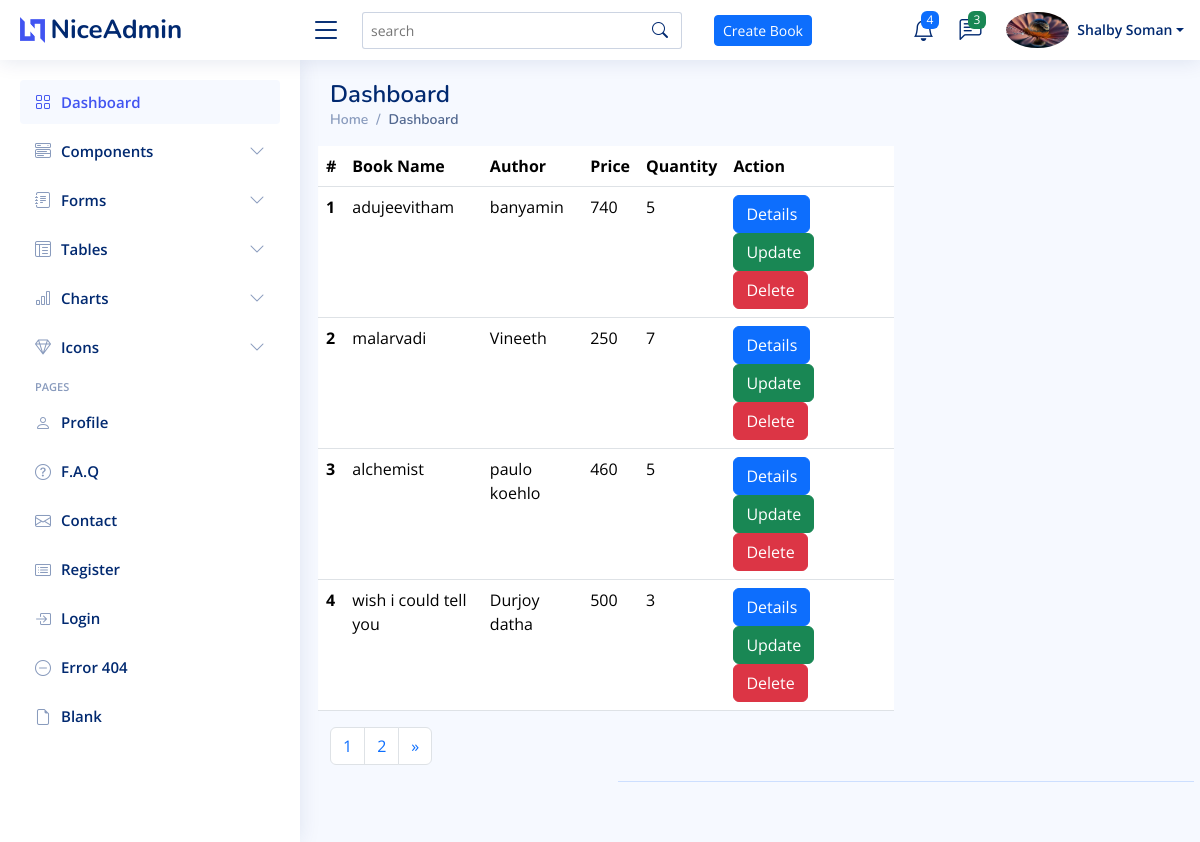
The page / on the database its author committed.
### peace_app/models.py (models this page shows, shortened)
class Book(models.Model):
    title = models.CharField(max_length=200)
    price = models.IntegerField()
    image = models.ImageField(upload_to='book_media')
    quantity = models.IntegerField()
    author = models.ForeignKey(Author, on_delete=models.CASCADE)

class Author(models.Model):
    name = models.CharField(max_length=200, null=True)
    def __str__(self):
        return '{}'.format(self.name)

### peace_app/views.py (the view)
# urls.py: path('', views.listbook, name='list'),
def listbook(request):
    books = Book.objects.all()
    paginator = Paginator(books, 4)
    page_number = request.GET.get('page')
    try:
        page = paginator.get_page(page_number)
    except EmptyPage:
        page = paginator.page(page_number.num_pages)
    return render(request, 'list.html', {'books': books, 'page': page})

### templates/list.html (shortened to what this page needs)
{% extends 'base.html' %}
{% load static %}
{% block content %}
<table class="table">
    <thead>
    <tr>
        <th scope="col">#</th>
        <th scope="col">Book Name</th>
        <th scope="col">Author</th>
        <th scope="col">Price</th>
        <th scope="col">Quantity</th>
        <th scope="col">Action</th>
    </tr>
    </thead>
    <tbody>
    {% for book in page %}
    <tr>
        <th scope="row">{{ forloop.counter }}</th>
        <td>{{book.title}}</td>
        <td>{{book.author}}</td>
        <td>{{book.price}}</td>
        <td>{{book.quantity}}</td>
        <td><a href="{% url 'details' book.id %}" class="btn btn-primary">Details</a>
        <a href="{% url 'update' book.id %}" class="btn btn-success">Update</a>
        <a href="{% url 'delete' book.id %}" class="btn btn-danger">Delete</a>
        </td>
    </tr>
    {%endfor%}
    </tbody>
</table>
<nav aria-label="Page navigation example">
  <ul class="pagination">
      {% for num in page.paginator.page_range %}
    <li class="page-item {% if page.number == num %}activate{% endif %}">
        <a class="page-link" href="?page={{num}}">{{ num }}</a></li>
    {% endfor %}
      {% if page.has_next %}
      <li class="page-item">
      <a class="page-link" href="?page={{ page.next_page_number }}" aria-label="Next">
        <span aria-hidden="true">&raquo;</span>
      </a>
    </li>
      {% endif %}
  </ul>
</nav>
{% endblock %}

### templates/base.html (shortened to what this page needs)
<!DOCTYPE html>
{% load static %}
<html lang="en">
<head>
  <link href="{% static 'assets/vendor/bootstrap/css/bootstrap.min.css' %}" rel="stylesheet">
  <link href="{% static 'assets/vendor/bootstrap-icons/bootstrap-icons.css' %}" rel="stylesheet">
  <link href="{% static 'assets/vendor/boxicons/css/boxicons.min.css' %}" rel="stylesheet">
  <link href="{% static 'assets/vendor/quill/quill.snow.css' %}" rel="stylesheet">
  <link href="{% static 'assets/vendor/quill/quill.bubble.css' %}" rel="stylesheet">
  <link href="{% static 'assets/vendor/remixicon/remixicon.css' %}" rel="stylesheet">
  <link href="{% static 'assets/vendor/simple-datatables/style.css' %}" rel="stylesheet">
  <link href="{% static 'assets/css/style.css' %}" rel="stylesheet">
</head>
<body>
  <header id="header" class="header fixed-top d-flex align-items-center">
    <div class="d-flex align-items-center justify-content-between">
      <a href="index.html" class="logo d-flex align-items-center">
        <img src="{% static 'assets/img/logo.png' %}" alt="">
        <span class="d-none d-lg-block">NiceAdmin</span>
      </a>
      <i class="bi bi-list toggle-sidebar-btn"></i>
    </div>
    <div class="search-bar">
      <form class="search-form d-flex align-items-center" method="get" action="{% url 'searchview' %}">
        <input type="text" name="q" placeholder="search" title="Search books or author">
        <button type="submit" title="Search"><i class="bi bi-search"></i></button>
      </form>
    </div>
<div class="container">
  <a href="{% url 'create' %}" class="btn btn-primary btn-sm"> Create Book</a>
</div>
    <nav class="header-nav ms-auto">
      <ul class="d-flex align-items-center">
        <li class="nav-item dropdown">
          <a class="nav-link nav-icon" href="#" data-bs-toggle="dropdown">
            <i class="bi bi-bell"></i>
            <span class="badge bg-primary badge-number">4</span>
          </a>
        </li>
        <li class="nav-item dropdown">
          <a class="nav-link nav-icon" href="#" data-bs-toggle="dropdown">
            <i class="bi bi-chat-left-text"></i>
            <span class="badge bg-success badge-number">3</span>
          </a>
        </li>
        <li class="nav-item dropdown pe-3">
          <a class="nav-link nav-profile d-flex align-items-center pe-0" href="#" data-bs-toggle="dropdown">
            <img src="{% static 'assets/img/download (1).jpeg' %}" alt="Profile" class="rounded-circle">
            <span class="d-none d-md-block dropdown-toggle ps-2">Shalby Soman</span>
          </a>
        </li>
      </ul>
    </nav>
  </header>
  <aside id="sidebar" class="sidebar">
    <ul class="sidebar-nav" id="sidebar-nav">
      <li class="nav-item">
        <a class="nav-link " href="{% url 'list' %}">
          <i class="bi bi-grid"></i>
          <span>Dashboard</span>
        </a>
      </li>
      <li class="nav-item">
        <a class="nav-link collapsed" data-bs-target="#components-nav" data-bs-toggle="collapse" href="#">
          <i class="bi bi-menu-button-wide"></i><span>Components</span><i class="bi bi-chevron-down ms-auto"></i>
        </a>
      </li>
      <li class="nav-item">
        <a class="nav-link collapsed" data-bs-target="#forms-nav" data-bs-toggle="collapse" href="#">
          <i class="bi bi-journal-text"></i><span>Forms</span><i class="bi bi-chevron-down ms-auto"></i>
        </a>
      </li>
      <li class="nav-item">
        <a class="nav-link collapsed" data-bs-target="#tables-nav" data-bs-toggle="collapse" href="#">
          <i class="bi bi-layout-text-window-reverse"></i><span>Tables</span><i class="bi bi-chevron-down ms-auto"></i>
        </a>
      </li>
      <li class="nav-item">
        <a class="nav-link collapsed" data-bs-target="#charts-nav" data-bs-toggle="collapse" href="#">
          <i class="bi bi-bar-chart"></i><span>Charts</span><i class="bi bi-chevron-down ms-auto"></i>
        </a>
      </li>
      <li class="nav-item">
        <a class="nav-link collapsed" data-bs-target="#icons-nav" data-bs-toggle="collapse" href="#">
          <i class="bi bi-gem"></i><span>Icons</span><i class="bi bi-chevron-down ms-auto"></i>
        </a>
      </li>
      <li class="nav-heading">Pages</li>
      <li class="nav-item">
        <a class="nav-link collapsed" href="users-profile.html">
          <i class="bi bi-person"></i>
          <span>Profile</span>
        </a>
      </li>
      <li class="nav-item">
        <a class="nav-link collapsed" href="pages-faq.html">
          <i class="bi bi-question-circle"></i>
          <span>F.A.Q</span>
        </a>
      </li>
      <li class="nav-item">
        <a class="nav-link collapsed" href="pages-contact.html">
          <i class="bi bi-envelope"></i>
          <span>Contact</span>
        </a>
      </li>
      <li class="nav-item">
        <a class="nav-link collapsed" href="pages-register.html">
          <i class="bi bi-card-list"></i>
          <span>Register</span>
        </a>
      </li>
      <li class="nav-item">
        <a class="nav-link collapsed" href="pages-login.html">
          <i class="bi bi-box-arrow-in-right"></i>
          <span>Login</span>
        </a>
      </li>
      <li class="nav-item">
        <a class="nav-link collapsed" href="pages-error-404.html">
          <i class="bi bi-dash-circle"></i>
          <span>Error 404</span>
        </a>
      </li>
      <li class="nav-item">
        <a class="nav-link collapsed" href="pages-blank.html">
          <i class="bi bi-file-earmark"></i>
          <span>Blank</span>
        </a>
      </li>
    </ul>
  </aside>
  <main id="main" class="main">
    <div class="pagetitle">
      <h1>Dashboard</h1>
      <nav>
        <ol class="breadcrumb">
          <li class="breadcrumb-item"><a href="index.html">Home</a></li>
          <li class="breadcrumb-item active">Dashboard</li>
        </ol>
      </nav>
    </div>
    <section class="section dashboard">
      <div class="row">
        <div class="col-lg-8">
          <div class="row">
            {% block content %}
            {% endblock %}
  <footer id="footer" class="footer">
  </footer>
          </div></div></div></section></main>
</body>
</html>

### static/assets/css/style.css (style rules this page uses)
:root { scroll-behavior: smooth; }
body { font-family: "Open Sans", sans-serif; background: #f6f9ff; color: #444444; }
a { color: #4154f1; text-decoration: none; }
h1, h2, h3, h4, h5, h6 { font-family: "Nunito", sans-serif; }
#main { margin-top: 60px; padding: 20px 30px; transition: all 0.3s; }
.pagetitle { margin-bottom: 10px; }
.pagetitle h1 { font-size: 24px; margin-bottom: 0; font-weight: 600; color: #012970; }
.breadcrumb { font-size: 14px; font-family: "Nunito", sans-serif; color: #899bbd; font-weight: 600; }
.breadcrumb a { color: #899bbd; transition: 0.3s; }
.breadcrumb .breadcrumb-item::before { color: #899bbd; }
.breadcrumb .active { color: #51678f; font-weight: 600; }
.logo { line-height: 1; }
@media (min-width: 1200px) { .logo { width: 280px; } }
.logo img { max-height: 26px; margin-right: 6px; }
.logo span { font-size: 26px; font-weight: 700; color: #012970; font-family: "Nunito", sans-serif; }
.header { transition: all 0.5s; z-index: 997; height: 60px; box-shadow: 0px 2px 20px rgba(1, 41, 112, 0.1); background-color: #fff; padding-left: 20px; }
.header .toggle-sidebar-btn { font-size: 32px; padding-left: 10px; cursor: pointer; color: #012970; }
.header .search-bar { min-width: 360px; padding: 0 20px; }
.header .search-form { width: 100%; }
.header .search-form input { border: 0; font-size: 14px; color: #012970; border: 1px solid rgba(1, 41, 112, 0.2); padding: 7px 38px 7px 8px; border-radius: 3px; transition: 0.3s; width: 100%; }
.header .search-form button { border: 0; padding: 0; margin-left: -30px; background: none; }
.header .search-form button i { color: #012970; }
.header-nav ul { list-style: none; }
.header-nav>ul { margin: 0; padding: 0; }
.header-nav .nav-icon { font-size: 22px; color: #012970; margin-right: 25px; position: relative; }
.header-nav .nav-profile { color: #012970; }
.header-nav .nav-profile img { max-height: 36px; }
.header-nav .nav-profile span { font-size: 14px; font-weight: 600; }
.header-nav .badge-number { position: absolute; inset: -2px -5px auto auto; font-weight: normal; font-size: 12px; padding: 3px 6px; }
.sidebar { position: fixed; top: 60px; left: 0; bottom: 0; width: 300px; z-index: 996; transition: all 0.3s; padding: 20px; overflow-y: auto; scrollbar-width: thin; scrollbar-color: #aab7cf transparent; box-shadow: 0px 0px 20px rgba(1, 41, 112, 0.1); background-color: #fff; }
@media (min-width: 1200px) { #main, #footer { margin-left: 300px; } }
.sidebar-nav { padding: 0; margin: 0; list-style: none; }
.sidebar-nav li { padding: 0; margin: 0; list-style: none; }
.sidebar-nav .nav-item { margin-bottom: 5px; }
.sidebar-nav .nav-heading { font-size: 11px; text-transform: uppercase; color: #899bbd; font-weight: 600; margin: 10px 0 5px 15px; }
.sidebar-nav .nav-link { display: flex; align-items: center; font-size: 15px; font-weight: 600; color: #4154f1; transition: 0.3; background: #f6f9ff; padding: 10px 15px; border-radius: 4px; }
.sidebar-nav .nav-link i { font-size: 16px; margin-right: 10px; color: #4154f1; }
.sidebar-nav .nav-link.collapsed { color: #012970; background: #fff; }
.sidebar-nav .nav-link.collapsed i { color: #899bbd; }
.sidebar-nav .nav-link .bi-chevron-down { margin-right: 0; transition: transform 0.2s ease-in-out; }
.footer { padding: 20px 0; font-size: 14px; transition: all 0.3s; border-top: 1px solid #cddfff; }

### rows shown on the page
Book: title "adujeevitham", author "banyamin", price "740", quantity "5"
Book: title "malarvadi", author "Vineeth", price "250", quantity "7"
Book: title "alchemist", author "paulo koehlo", price "460", quantity "5"
Book: title "wish i could tell you", author "Durjoy datha", price "500", quantity "3"

### other values the page prints
{{ num }} "1" "2"
